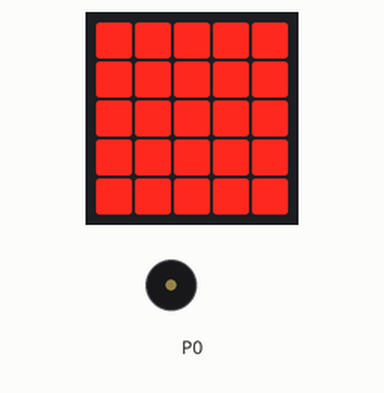
Simulated run of this program. Board: BBC micro:bit (MakeCode). Shown: the board's 5×5 LED display, buzzer (waves = sounding). Random numbers come from a fixed seed.

Above: at 0.1 s.
At 0.5 s:
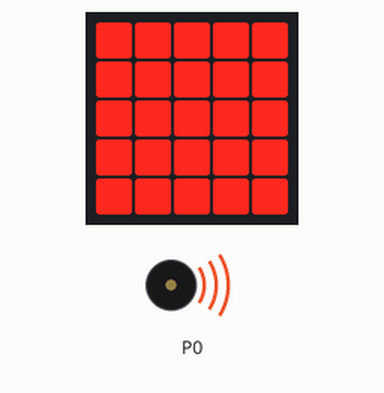
Timing chart, 0 to 12.9 s (numbered marks = the images above):
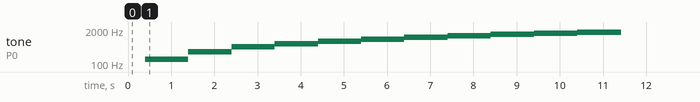

The program:

main.ts
```typescript
let frequenz = 0
let zähler = 0
let on__off = 1
basic.showLeds(`
    # # # # #
    # # # # #
    # # # # #
    # # # # #
    # # # # #
    `)
loops.everyInterval(1000, function () {
    if (on__off == 1) {
        zähler = randint(1, 8)
    }
    frequenz = frequenz + 150
})
basic.forever(function () {
    if (on__off == 0) {
        music.stopAllSounds()
        basic.showLeds(`
            . . . . .
            . . . . .
            . . . . .
            . . . . .
            . . . . .
            `)
    }
})
basic.forever(function () {
    if (on__off == 1) {
        if (zähler == 1) {
            on__off = 0
        } else {
            music.ringTone(frequenz)
        }
    }
})
```

test.ts
```typescript
// Hier kann man Tests durchführen; diese Datei wird nicht kompiliert, wenn dieses Paket als Erweiterung verwendet wird.
```

Measured:
- by itself, tone on P0: plays 150 Hz for 1.0 s, 300 Hz for 1.0 s, 450 Hz for 1.0 s, 600 Hz for 1.0 s, 750 Hz for 1.0 s, 900 Hz for 1.0 s … (11 notes in this stretch)
